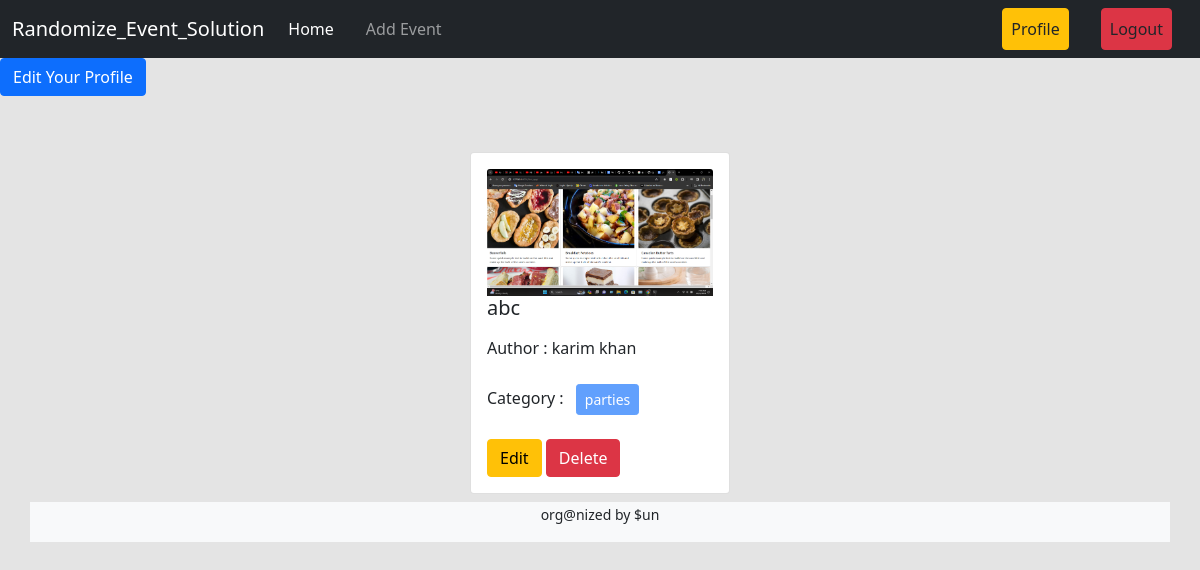
Page /author/profile/ (signed in) on the committed database.
### posts/models.py (models this page shows, shortened)
class Post(models.Model):
    title = models.CharField(max_length=50)
    description = models.TextField()
    category = models.ManyToManyField(Category) # ekta post multiple categorir moddhe thakte pare abar ekta categorir moddhe multiple post thakte pare
    author = models.ForeignKey(User, on_delete=models.CASCADE)
    image = models.ImageField(upload_to='posts/media/uploads/', blank = True, null = True)
    attendance_quantity = models.IntegerField(blank = True, null = True)
    time = models.CharField(max_length = 20, blank = True, null = True)
    location = models.CharField(max_length=255, blank = True, null = True)
    share_with = models.CharField(max_length=255, blank = True, choices = CHOICES, null = True)

### categories/models.py (models this page shows, shortened)
class Category(models.Model):
    name = models.CharField(max_length=100)
    slug = models.SlugField(max_length=100,unique=True, null=True, blank=True)

### author/views.py (the view)
# urls.py: path('profile/', views.profile, name='profile'),
@login_required
def profile(request):
    data = Post.objects.filter(author = request.user)
    return render(request, 'profile.html', {'data' : data})

### author/templates/profile.html (shortened to what this page needs)
{% extends 'base.html' %} {% load crispy_forms_tags %} {% block content %}
<div>
  <a class="btn btn-primary" href="{% url 'edit_profile' %}">
    Edit Your Profile</a
  >
</div>
<div class="d-flex flex-wrap justify-content-center px-5 pt-5">
  {% for post in data %}
  <div class="col-sm-3">
    <div class="card m-2">
      <div class="card-body">
         <img src="{{post.image.url}}" class="card-img-top" alt="...">
        <h5 class="card-title">{{post.title}}</h5>
        <p>Author : {{post.author.first_name}} {{post.author.last_name}}</p>
        <p>
          Category : {% for cat in post.category.all %}
          <button class="btn btn-primary btn-sm m-2" disabled>
            {{cat.name}}
          </button>
          {% endfor %}
        </p>
        <a href="{% url 'edit_post' post.id %}" class="btn btn-warning">Edit</a>
        <a href="{% url 'delete_post' post.id %}" class="btn btn-danger"
          >Delete</a
        >
      </div>
    </div>
  </div>
  {% endfor %}
</div>
{% endblock %}

### rows in the picture
Post: image (picture), title "abc", author.first_name "karim", author.last_name "khan"
Category: name "parties"
